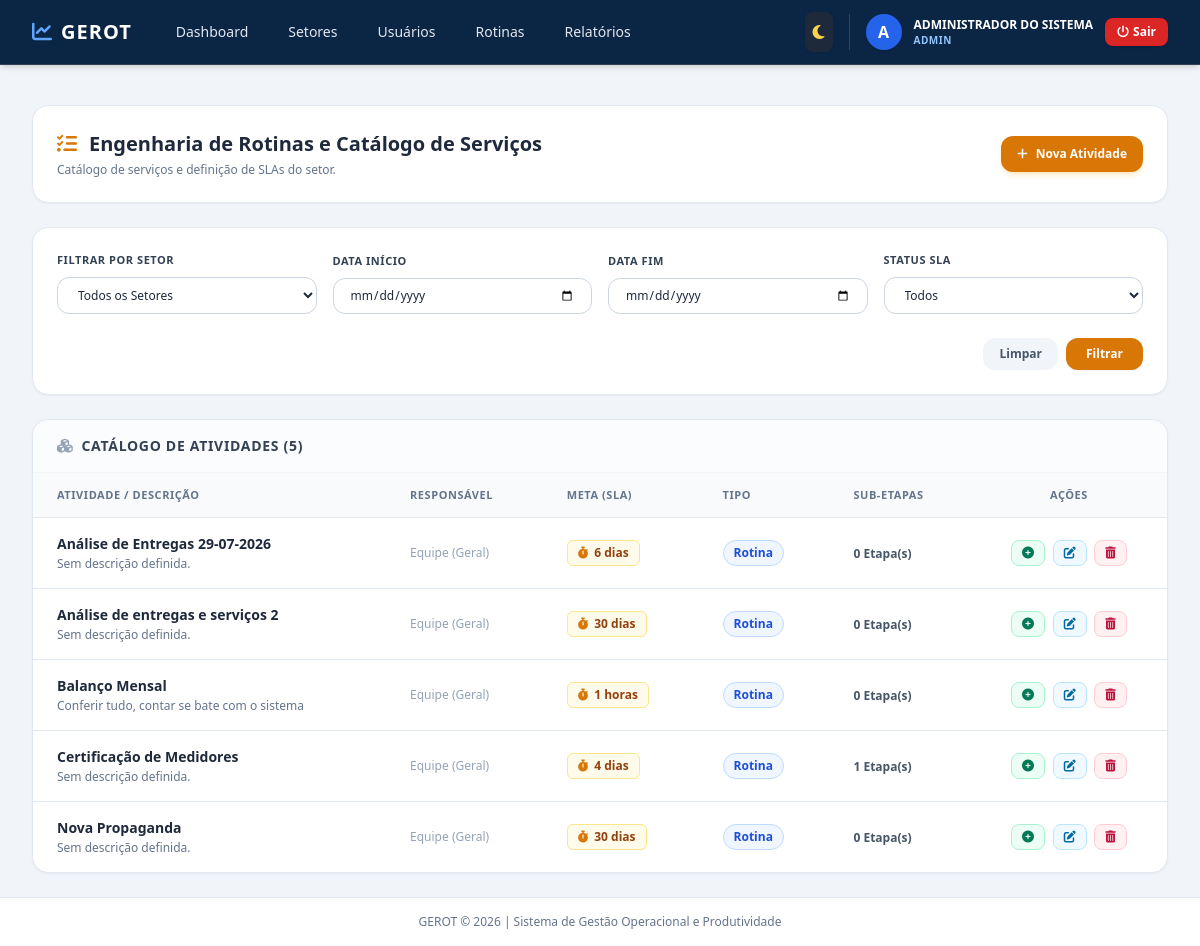
The app's page /gestao/atividades (signed in), older data.
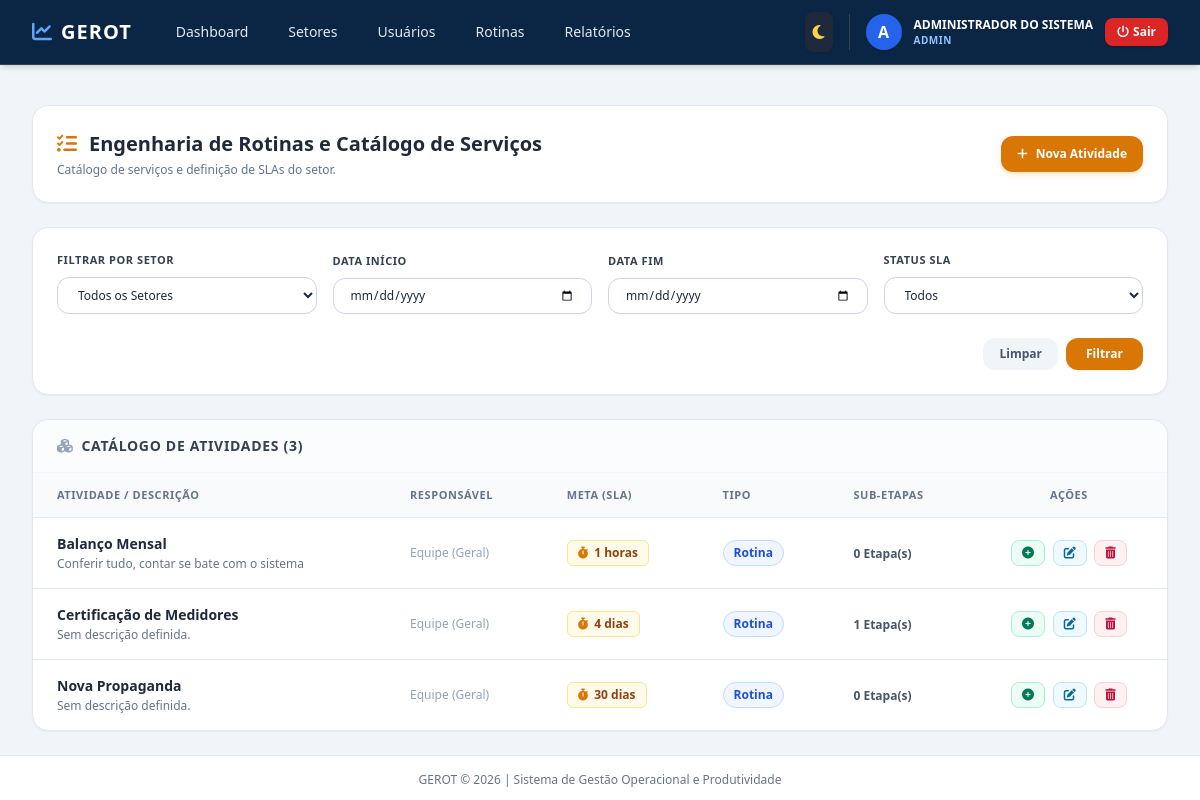
The same page, newer data.
### app/models/atividade.py (models this page shows, shortened)
class AtividadePadrao(db.Model):
    __tablename__ = 'atividades_padrao'
    id = db.Column(db.Integer, primary_key=True)
    titulo = db.Column(db.String(200), nullable=False)
    descricao = db.Column(db.Text, nullable=True)
    setor_id = db.Column(db.Integer, db.ForeignKey('setores.id'), nullable=False)
    responsavel_id = db.Column(db.Integer, db.ForeignKey('usuarios.id'), nullable=True)
    is_rotineira = db.Column(db.Boolean, default=True)
    requer_tarefas = db.Column(db.Boolean, default=False)
    status_sla = db.Column(db.String(30), default='Em Andamento', nullable=False)
    tempo_estimado_valor = db.Column(db.Integer, nullable=False, default=0)
    tempo_estimado_unidade = db.Column(db.String(20), default='minutos', nullable=False)
    tempo_convertido_minutos = db.Column(db.Integer, nullable=False, default=0)
    tarefas = db.relationship('TarefaPadrao', backref='atividade_pai', lazy='dynamic', cascade="all, delete-orphan")
    lancamentos = db.relationship('Lancamento', backref='atividade_referencia', lazy='dynamic')
    responsavel = db.relationship('Usuario', foreign_keys=[responsavel_id], backref='atividades_atribuidas')

### app/views/gestao.py (the view, shortened to what this page needs)
@gestao_bp.route('/atividades')
@login_required
def listar_atividades():
    if not (current_user.is_gestor or current_user.is_coordenador or current_user.is_admin):
        flash('Acesso restrito à gestão de atividades.', 'warning')
        return redirect(url_for('operacao.painel'))
    page = request.args.get('page', 1, type=int)
    setor_id = request.args.get('setor_id', type=int)
    data_inicio_str = request.args.get('data_inicio')
    data_fim_str = request.args.get('data_fim')
    status_sla = request.args.get('status_sla')
    if current_user.is_admin or current_user.is_gestor:
        query = AtividadePadrao.query
    else:
        setores_permitidos_ids = current_user.todos_setores_ids
        query = AtividadePadrao.query.filter(AtividadePadrao.setor_id.in_(setores_permitidos_ids))
    if setor_id:
        query = query.filter(AtividadePadrao.setor_id == setor_id)
    if status_sla and status_sla != 'Todos':
        query = query.filter(AtividadePadrao.status_sla == status_sla)
    query = query.order_by(AtividadePadrao.titulo.asc())
    atividades_pagination = query.paginate(page=page, per_page=10, error_out=False)
    if current_user.is_coordenador and not current_user.is_gestor:
        setores = Setor.query.filter(Setor.id.in_(current_user.todos_setores_ids)).order_by(Setor.nome.asc()).all()
    else:
        setores = Setor.query.order_by(Setor.nome.asc()).all()
    return render_template(
        'coordenador/gerenciar_atividades.html',
        atividades=atividades_pagination.items,
        pagination=atividades_pagination,
        setores=setores,
        filtro_setor_id=setor_id,
        filtro_data_inicio=data_inicio_str or '',
        filtro_data_fim=data_fim_str or '',
        filtro_status_sla=status_sla or 'Todos',
        CalculoBI=CalculoBI
    )

### app/__init__.py (called while the page is built)
@login_manager.user_loader
def load_user(user_id):
    from app.models.usuario import Usuario
    return Usuario.query.get(int(user_id))

### app/models/usuario.py (called while the page is built)
    @property
    def is_admin(self):
        return self.role == 'admin'

    @property
    def is_gestor(self):
        return self.role in ['admin', 'gestor']

    @property
    def is_coordenador(self):
        return self.role == 'coordenador'

### app/services/calculo_bi.py (called while the page is built)
    @staticmethod
    def formatar_numero_br(valor, casas_decimais=2):
        if valor is None:
            valor = 0.0
        try:
            val_float = float(valor)
            if casas_decimais == 0:
                return f"{int(round(val_float)):,}".replace(',', '.')
            parts = f"{val_float:.{casas_decimais}f}".split('.')
            int_part = f"{int(parts[0]):,}".replace(',', '.')
            dec_part = parts[1]
            return f"{int_part},{dec_part}"
        except Exception:
            return str(valor)

### app/templates/coordenador/gerenciar_atividades.html (shortened to what the changed rows need)
{% extends "base.html" %}
{% block content %}
<div class="space-y-6" x-data="{ modalNovaAtividade: false, modalEditarAtividade: false, modalTarefa: false, atvAtivaId: null, atvAtivaTitulo: '', atvEditar: { id: '', titulo: '', setor_id: '', tempo_valor: 30, tempo_unidade: 'minutos', descricao: '', status_sla: 'Em Andamento' } }">
    <div class="flex flex-col md:flex-row md:items-center justify-between gap-4 bg-white dark:bg-slate-800 p-6 rounded-2xl shadow-sm border border-slate-200 dark:border-slate-700">
        <div>
            <h1 class="text-xl font-bold text-slate-800 dark:text-slate-100 flex items-center gap-3">
                <i class="fa-solid fa-list-check text-amber-600"></i>
                <span>Engenharia de Rotinas e Catálogo de Serviços</span>
            </h1>
        </div>
    </div>
    <div class="bg-white dark:bg-slate-800 rounded-2xl shadow-sm border border-slate-200 dark:border-slate-700 overflow-hidden">
        <div class="px-6 py-4 border-b border-slate-100 dark:border-slate-700 flex items-center justify-between bg-slate-50/50 dark:bg-slate-900/50">
            <h2 class="text-sm font-bold text-slate-700 dark:text-slate-300 uppercase tracking-wider flex items-center gap-2">
                <i class="fa-solid fa-cubes text-slate-400"></i>
                <span>Catálogo de Atividades ({{ CalculoBI.formatar_numero_br(atividades|length, 0) }})</span>
            </h2>
        </div>
        <div class="overflow-x-auto">
            <table class="w-full text-left border-collapse">
                <thead>
                    <tr class="bg-slate-50 dark:bg-slate-900 border-b border-slate-200 dark:border-slate-700 text-[11px] font-bold text-slate-500 uppercase tracking-wider">
                        <th class="px-6 py-3.5">Atividade / Descrição</th>
                        <th class="px-6 py-3.5">Responsável</th>
                        <th class="px-6 py-3.5">Meta (SLA)</th>
                        <th class="px-6 py-3.5">Tipo</th>
                        <th class="px-6 py-3.5">Sub-Etapas</th>
                        <th class="px-6 py-3.5 text-center">Ações</th>
                    </tr>
                </thead>
                <tbody class="divide-y divide-slate-200 dark:divide-slate-700 text-sm text-slate-700 dark:text-slate-300">
                    {% if atividades %}
                        {% for atv in atividades %}
                            <tr class="hover:bg-slate-50/80 dark:hover:bg-slate-900/40 transition">
                                <td class="px-6 py-4">
                                    <p class="font-bold text-slate-800 dark:text-slate-100">{{ atv.titulo }}</p>
                                    <p class="text-xs text-slate-500 dark:text-slate-400 mt-0.5 line-clamp-1">{{ atv.descricao or 'Sem descrição definida.' }}</p>
                                </td>
                                <td class="px-6 py-4 text-xs font-medium text-slate-600 dark:text-slate-400">
                                    {% if atv.responsavel %}
                                        <span class="inline-flex items-center gap-1.5">
                                            <span class="w-6 h-6 rounded-full bg-slate-200 dark:bg-slate-700 text-slate-700 dark:text-slate-200 flex items-center justify-center font-bold text-[10px]">
                                                {{ atv.responsavel.username[0]|upper }}
                                            </span>
                                            <span>{{ atv.responsavel.nome_completo.split(' ')[0] }}</span>
                                        </span>
                                    {% else %}
                                        <span class="text-slate-400 font-normal">Equipe (Geral)</span>
                                    {% endif %}
                                </td>
                                <td class="px-6 py-4">
                                    <span class="inline-flex items-center px-2.5 py-1 rounded-md text-xs font-bold bg-amber-50 text-amber-800 dark:bg-amber-900/40 dark:text-amber-300 border border-amber-200 dark:border-amber-700">
                                        <i class="fa-solid fa-stopwatch me-1.5 text-amber-600"></i>
                                        {{ CalculoBI.formatar_numero_br(atv.tempo_estimado_valor, 0) }} {{ atv.tempo_estimado_unidade }}
                                    </span>
                                </td>
                                <td class="px-6 py-4">
                                    {% if atv.is_rotineira %}
                                        <span class="inline-flex items-center px-2.5 py-1 rounded-full text-xs font-bold bg-blue-50 text-blue-700 dark:bg-blue-900/40 dark:text-blue-300 border border-blue-200 dark:border-blue-700">
                                            Rotina
                                        </span>
                                    {% else %}
                                        <span class="inline-flex items-center px-2.5 py-1 rounded-full text-xs font-bold bg-slate-100 text-slate-700 dark:bg-slate-700 dark:text-slate-300 border border-slate-200 dark:border-slate-600">
                                            Projeto
                                        </span>
                                    {% endif %}
                                </td>
                                <td class="px-6 py-4">
                                    <span class="text-xs font-semibold text-slate-600 dark:text-slate-400">
                                        {{ CalculoBI.formatar_numero_br(atv.tarefas.count(), 0) }} Etapa(s)
                                    </span>
                                </td>
                                <td class="px-6 py-4 text-center space-x-1">
                                    <button @click="modalTarefa = true; atvAtivaId = '{{ atv.id }}'; atvAtivaTitulo = '{{ atv.titulo|escape }}'" class="inline-flex items-center gap-1 px-2.5 py-1.5 rounded-lg text-xs font-semibold text-emerald-700 bg-emerald-50 hover:bg-emerald-100 dark:bg-emerald-900/40 dark:text-emerald-300 border border-emerald-200 dark:border-emerald-700 transition cursor-pointer" title="Adicionar Micro-Tarefa">
                                        <i class="fa-solid fa-plus-circle"></i>
                                    </button>
                                    <button @click="atvEditar = { id: '{{ atv.id }}', titulo: '{{ atv.titulo|escape }}', setor_id: '{{ atv.setor_id }}', tempo_valor: '{{ atv.tempo_estimado_valor }}', tempo_unidade: '{{ atv.tempo_estimado_unidade }}', descricao: '{{ atv.descricao|escape if atv.descricao else '' }}', status_sla: '{{ atv.status_sla }}' }; modalEditarAtividade = true;" class="inline-flex items-center gap-1 px-2.5 py-1.5 rounded-lg text-xs font-semibold text-sky-700 bg-sky-50 hover:bg-sky-100 dark:bg-sky-900/40 dark:text-sky-300 border border-sky-200 dark:border-sky-700 transition cursor-pointer" title="Editar Rotina">
                                        <i class="fa-solid fa-pen-to-square"></i>
                                    </button>
                                    <form action="{{ url_for('gestao.excluir_atividade', id=atv.id) }}" method="POST" class="inline-block" onsubmit="return confirm('Tem certeza que deseja excluir esta rotina?');">
                                        <button type="submit" class="inline-flex items-center gap-1 px-2.5 py-1.5 rounded-lg text-xs font-semibold text-rose-700 bg-rose-50 hover:bg-rose-100 dark:bg-rose-900/40 dark:text-rose-300 border border-rose-200 dark:border-rose-700 transition cursor-pointer" title="Excluir Rotina">
                                            <i class="fa-solid fa-trash-can"></i>
                                        </button>
                                    </form>
                                </td>
                            </tr>
                        {% endfor %}
                    {% else %}
                        <tr>
                            <td colspan="6" class="px-6 py-8 text-center text-slate-400 text-sm">
                                Nenhuma atividade cadastrada para este setor.
                            </td>
                        </tr>
                    {% endif %}
                </tbody>
            </table>
        </div>
    </div>
</div>
{% endblock %}

Row changes from the older to the newer data that the page shows:
removed AtividadePadrao: titulo "Análise de Entregas 29-07-2026", descricao "Sem descrição definida.", formatar_numero_br "6", tempo_estimado_unidade "dias", is_rotineira "Rotina", formatar_numero_br "0"
removed AtividadePadrao: titulo "Análise de entregas e serviços 2", descricao "Sem descrição definida.", formatar_numero_br "30", tempo_estimado_unidade "dias", is_rotineira "Rotina", formatar_numero_br "0"
Text that changed along with them:
{{ CalculoBI.formatar_numero_br(atividades|length, 0) }}: "5" → "3"
